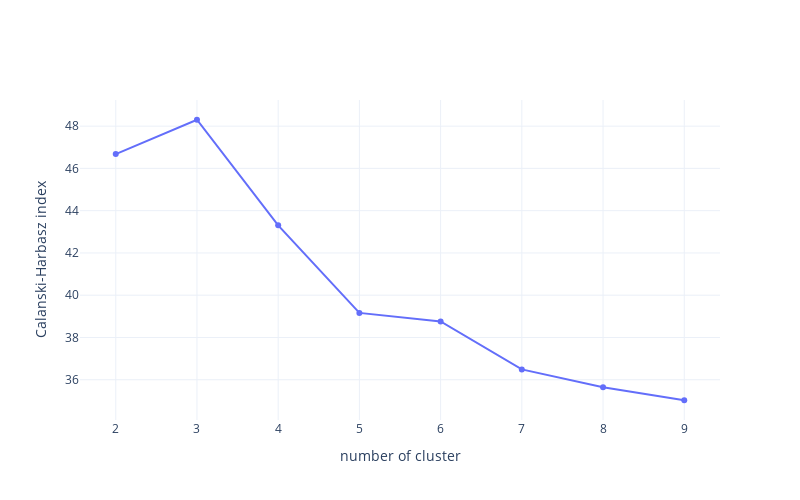

The notebook cell saved with this chart:
### Code cell
# use Calanski-Harabasz index
# to choose the right number of cluster

from sklearn.cluster import AgglomerativeClustering
from sklearn import metrics


# where to store CH index
arr_calanski = {}

# max possible number of cluster
max_k = 10

# data
X = clustering_data

# loop over number of clusters
for k in range(2, max_k):
  # build model 
  model = AgglomerativeClustering(n_clusters=k, linkage=linkage_method, affinity=metric)
  model = model.fit(X)

  # clusters label
  labels = model.fit_predict(X)

  # compute calanski metric
  m = metrics.calinski_harabasz_score(X, labels)

  arr_calanski[k] = m


# plot of CH index
fig = go.Figure(data=[
                      go.Scatter(x=list(arr_calanski.keys()), y=list(arr_calanski.values()))
])

fig.update_layout(
    width=800,
    height=500,
    xaxis_title="number of cluster",
    yaxis_title="Calanski-Harbasz index"
)

fig.show()

### Figure 1 — Plotly figure (JSON) as saved in the notebook; plotly's stock layout.template omitted (floating-point values rounded to 4 significant figures)
{"data": [{"type": "scatter", "x": [2, 3, 4, 5, 6, 7, 8, 9], "y": [46.68, 48.3, 43.31, 39.16, 38.76, 36.49, 35.65, 35.03]}], "layout": {"height": 500, "width": 800, "xaxis": {"title": {"text": "number of cluster"}}, "yaxis": {"title": {"text": "Calanski-Harbasz index"}}}}
